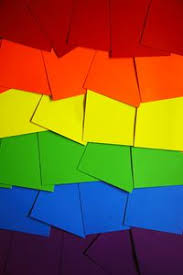
#> input picture KG_Pythons/파이썬시험_7.15/color_test.jpg, 183 x 275 px
$ python '강남_A402_특정색 검출 및 사각형 그리기_김윤섭.py'
#> lines starting #> are read from the running program, lines starting #| are printed output that depends on the picture; after the words box and inside, x2 and y2 are one past the last pixel; in counts of white or black regions, pixels touching at a corner belong together
import cv2
import numpy as np

img = cv2.imread('color_test.jpg')
#> img is the input picture: shape (275, 183, 3); mean B, G, R 45.2, 92.5, 127.3
img = cv2.resize(img, (680,480))
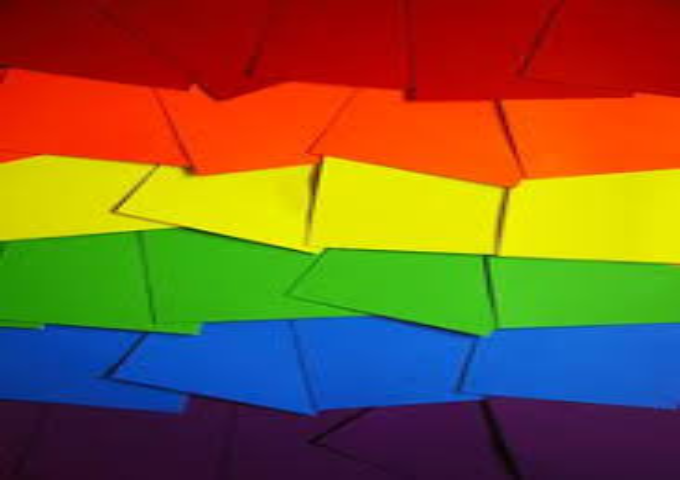
#> img: shape (480, 680, 3); mean B, G, R 45.1, 92.4, 127.3

#트랙바 세팅
cv2.namedWindow('track')

def do_pass(x):
    pass

cv2.createTrackbar('h_min', 'track', 0,180,do_pass)
cv2.createTrackbar('s_min', 'track', 0,255,do_pass)
cv2.createTrackbar('v_min', 'track', 0,255,do_pass)

cv2.createTrackbar('h_max', 'track', 180,180,do_pass)
cv2.createTrackbar('s_max', 'track', 255,255,do_pass)
cv2.createTrackbar('v_max', 'track', 255,255,do_pass)


while True:
    try:
        #hsv 생성
        hsv = cv2.cvtColor(img, cv2.COLOR_BGR2HSV)
#> hsv: shape (480, 680, 3); mean H, S, V 57.6, 233.4, 176.4

        #트랙바 데이터 가져오기
        h_min = cv2.getTrackbarPos('h_min', 'track')
        s_min = cv2.getTrackbarPos('s_min', 'track')
        v_min = cv2.getTrackbarPos('v_min', 'track')
        h_max = cv2.getTrackbarPos('h_max', 'track')
        s_max = cv2.getTrackbarPos('s_max', 'track')
        v_max = cv2.getTrackbarPos('v_max', 'track')

        low = np.array([h_min, s_min, v_min])
        upper = np.array([h_max, s_max, v_max])

        output = img.copy()

        #색상범위로 마스크 생성하여 이미지에 해당하는 색상만 남도록 필터링

        #mask 생성
        mask = cv2.inRange(hsv, low, upper)
#> mask: shape (480, 680); every value is 255

        result = cv2.bitwise_and(output, output, mask=mask)


        #윤곽선 검출, 사각형으로 결과 표시
        contours, _ = cv2.findContours(mask, cv2.RETR_EXTERNAL, cv2.CHAIN_APPROX_SIMPLE)
#> contours = [[[0, 0], [0, 479], [679, 479], [679, 0]]]

        for cnt in contours:
            area = cv2.contourArea(cnt)
            if area > 100: #너무 작은 노이즈는 제외
                x,y,w,h = cv2.boundingRect(cnt)
                cv2.rectangle(result, (x,y), (x+w, y+h), (0,255,0),2)
#> this loop made 1 pass
#> (cnt, area, x, y, w, h) on pass 1: ([[0, 0], [0, 479], [679, 479], [679, 0]], 325241, 0, 0, 680, 480)
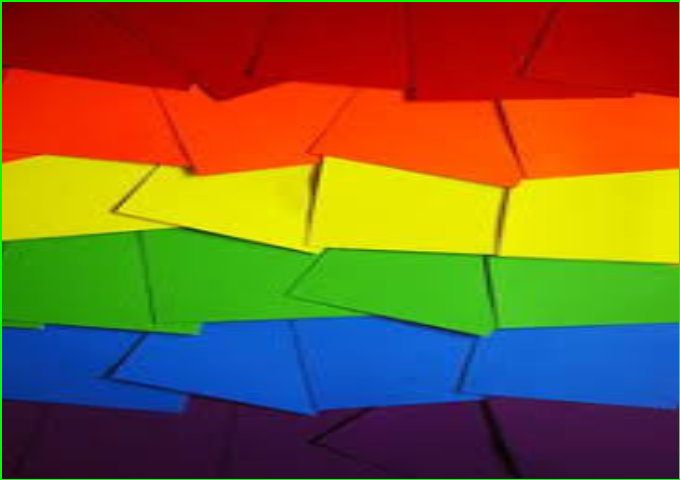
#> result: shape (480, 680, 3); 1.06% of pixels changed, all inside (x1, y1, x2, y2) = (0, 0, 680, 480)


        cv2.imshow('mask',mask)
        cv2.imshow('result',result)


        if cv2.waitKey(1) & 0xFF == 27:
#> (key Esc is pressed here)
            break
    except Exception as e:
        print(e)
        break

cv2.destroyAllWindows()
